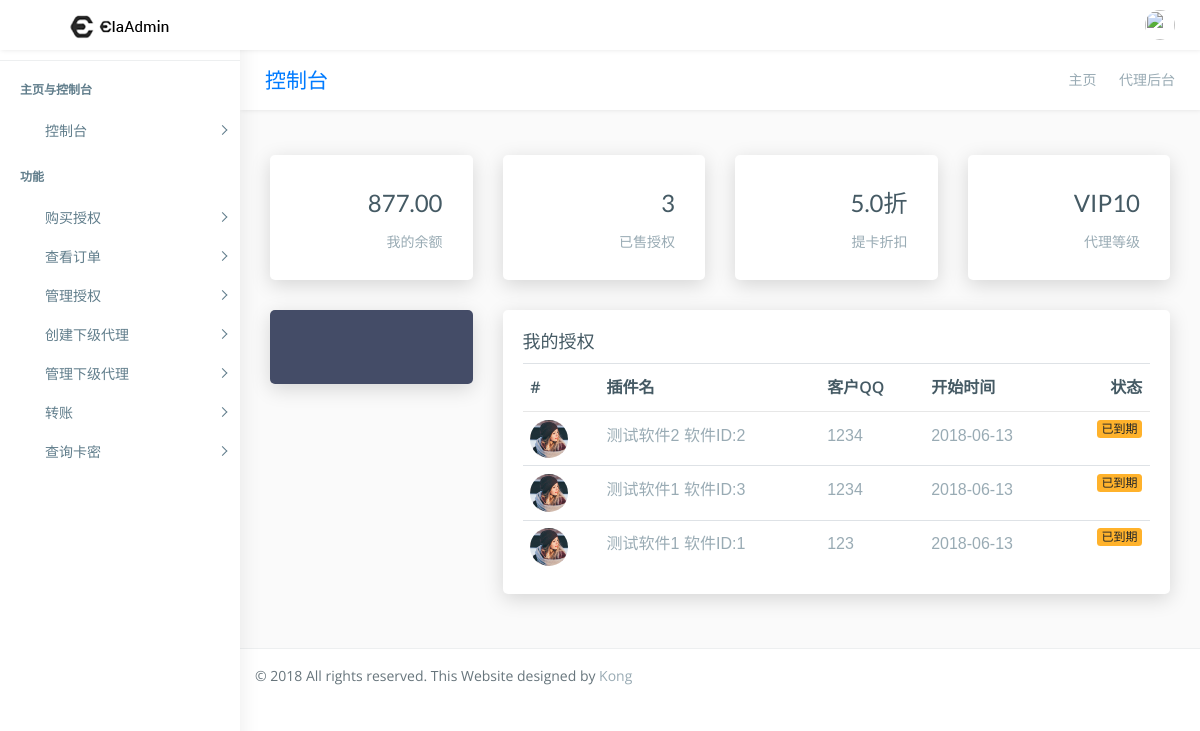
Screenshot of / (signed in) with the database file from the repository.
### main_app/models.py (models this page shows)
class Others_info(models.Model):
    user = models.OneToOneField(User)
    balance = models.DecimalField(max_digits=8,decimal_places=2,verbose_name="用户余额",default=0)
    ad = models.CharField(verbose_name="代理广告",max_length=30,default="")
    TOKEN = models.CharField(verbose_name="API密链",max_length=15,unique=True)
    level = models.PositiveIntegerField(verbose_name="等级",default=1)
    up_proxy = models.PositiveIntegerField(verbose_name="上级（默认为0，代表没有上级）",default=0)

class Software(models.Model):
    software_id = models.PositiveIntegerField(verbose_name="软件ID", unique=True)
    software_name = models.CharField(verbose_name="软件名", max_length=30)
    software_version_number = models.CharField(verbose_name="软件版本号", max_length=30,default="V1.0")
    software_each_time = models.PositiveIntegerField(verbose_name="套餐时间（按小时计算）",default=720)
    software_cost = models.DecimalField(max_digits=8,decimal_places=2,verbose_name="软件价格",default=0)
    software_try = models.BooleanField(verbose_name="是否开启试用",default=False)
    software_try_hours = models.PositiveIntegerField(verbose_name="试用时长",default=0)
    def __str__(self):
        return self.software_name+"  软件ID:"+str(self.software_id)

### main_app/views/web/base_web.py (the view)
# urls.py: url(r'^$',index_page,name='index'),
@login_required
def index_page(request): #控制台主页
    user = request.user
    context = {"username":user.username}
    try:
        user_other_info = Others_info.objects.get(user=user)
    except:
        return HttpResponse("出现错误！报告错误号：1000。\n 你可能登陆了多个账户或管理员账户，请登出后再操作！")
    context["money"] = user_other_info.balance
    try:  #查找授权
        auths = Authorization.objects.filter(proxy_man=user).order_by('id')
        context["auths_num"] = len(auths)
        auths_list =[]
        auths = auths.reverse()
        for i in auths[:4]:
            a = {"auths_software":i.software,"auths_cust":i.customer_QQ}
            a["auths_begin_time"] = i.begin_time.strftime("%Y-%m-%d")
            auths_list.append(a)
            if i.deadline_time < timezone.now():
                a["auths_state"] = False
            else:
                a["auths_state"] = True
        context["auths_list"] = auths_list
    except:
        context["auths_num"] = 0
    context['discount'] = "%.1f" % (10 - user_other_info.level *0.5)
    context["my_level"] = user_other_info.level
    notices = Notice.objects.all().order_by('-time')  #公告
    notices_list = []
    for i in notices[:3]:
        notices_list.append({"admin_name":i.admin_object.username,"time":i.time.strftime("%Y-%m-%d"),"title":i.title,"word":i.word})
    context["notices_list"]=notices_list
    return render(request,"index.html",context)

### templates/index.html (shortened to what this page needs)
{% extends "base.html" %}
{% load staticfiles %}
{% block wrapper %}
        <div class="page-wrapper">
            <div class="row page-titles">
                <div class="col-md-5 align-self-center">
                    <h3 class="text-primary">控制台</h3> </div>
                <div class="col-md-7 align-self-center">
                    <ol class="breadcrumb">
                        <li class="breadcrumb-item"><a href="{% url "index" %}">主页</a></li>
                        <li class="breadcrumb-item active">代理后台</li>
                    </ol>
                </div>
            </div>
            <div class="container-fluid">
                <div class="row">
                    <div class="col-md-3">
                        <div class="card p-30">
                            <div class="media">
                                <div class="media-left meida media-middle">
                                    <span><i class="fa fa-usd f-s-40 color-primary"></i></span>
                                </div>
                                <div class="media-body media-text-right">
                                    <h2>{{ money }}</h2>
                                    <p class="m-b-0">我的余额</p>
                                </div>
                            </div>
                        </div>
                    </div>
                    <div class="col-md-3">
                        <div class="card p-30">
                            <div class="media">
                                <div class="media-left meida media-middle">
                                    <span><i class="fa fa-shopping-cart f-s-40 color-success"></i></span>
                                </div>
                                <div class="media-body media-text-right">
                                    <h2>{{ auths_num }}</h2>
                                    <p class="m-b-0">已售授权</p>
                                </div>
                            </div>
                        </div>
                    </div>
                    <div class="col-md-3">
                        <div class="card p-30">
                            <div class="media">
                                <div class="media-left meida media-middle">
                                    <span><i class="fa fa-archive f-s-40 color-warning"></i></span>
                                </div>
                                <div class="media-body media-text-right">
                                    <h2>{{ discount }}折</h2>
                                    <p class="m-b-0">提卡折扣</p>
                                </div>
                            </div>
                        </div>
                    </div>
                    <div class="col-md-3">
                        <div class="card p-30">
                            <div class="media">
                                <div class="media-left meida media-middle">
                                    <span><i class="fa fa-user f-s-40 color-danger"></i></span>
                                </div>
                                <div class="media-body media-text-right">
                                    <h2>VIP{{ my_level }}</h2>
                                    <p class="m-b-0">代理等级</p>
                                </div>
                            </div>
                        </div>
                    </div>
                </div>
                <div class="row">
					<div class="col-lg-3">
                        <div class="card bg-dark">
                            <div class="testimonial-widget-one p-17">
                            </div>
                        </div>
                    </div>
                    <div class="col-lg-9">
                        <div class="card">
                            <div class="card-title">
                                <h4>我的授权 </h4>
                            </div>
                            <div class="card-body">
                                <div class="table-responsive">
                                    <table class="table">
                                        <thead>
                                            <tr>
                                                <th>#</th>
                                                <th>插件名</th>
                                                <th>客户QQ</th>
                                                <th>开始时间</th>
                                                <th>状态</th>
                                            </tr>
                                        </thead>
                                        <tbody>
                                        {% if auths_list %}
                                            {% for a in auths_list %}
                                            <tr>
                                                <td>
                                                    <div class="round-img">
                                                        <a href=""><img src="{% static "images/avatar/4.jpg"%}" alt=""></a>
                                                    </div>
                                                </td>
                                                <td>{{ a.auths_software }}</td>
                                                <td><span>{{ a.auths_cust }}</span></td>
                                                <td><span>{{ a.auths_begin_time }}</span></td>
                                                {% if a.auths_state %}
                                                    <td><span class="badge badge-success">未到期</span></td>
                                                {% else %}
                                                    <td><span class="badge badge-warning">已到期</span></td>
                                                {% endif %}
                                            </tr>
                                            {% endfor %}
                                        {% endif %}
                                        </tbody>
                                    </table>
                                </div>
                            </div>
                        </div>
                    </div>
                </div>
            </div>
{% endblock wrapper %}

### main_app/static/css/helper.css (style rules this page uses)
.f-s-40 { font-size: 40px!important; }
.m-b-0 { margin-bottom: 0px!important; }
.p-17 { padding: 17px!important; }
.p-30 { padding: 30px!important; }

### rows the page displays
Others_info: balance "877.00"
Software: auths_software "测试软件2 软件ID:2", auths_cust "1234", auths_begin_time "2018-06-13"
Software: auths_software "测试软件1 软件ID:3", auths_cust "1234", auths_begin_time "2018-06-13"
Software: auths_software "测试软件1 软件ID:1", auths_cust "123", auths_begin_time "2018-06-13"

### other values shown
{{ auths_num }} "3"
{{ discount }} "5.0"
{{ my_level }} "10"
